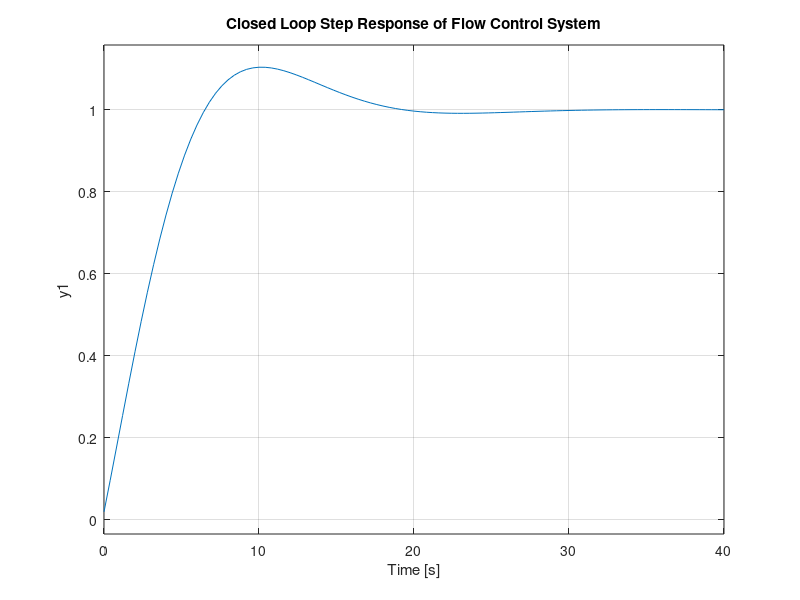

Write the MATLAB code that produced this figure.
% Flow Control Loop using PID and MPC
% Basic MATLAB model placeholder

% Transfer function parameters (example)
K = 1;
T = 5;

% Process transfer function
G = tf(K, [T 1]);

% PID controller
C = pid(1, 0.5, 0.1);

% Closed-loop system
sys_cl = feedback(C*G, 1);

% Step response
step(sys_cl)
title('Closed Loop Step Response of Flow Control System')
